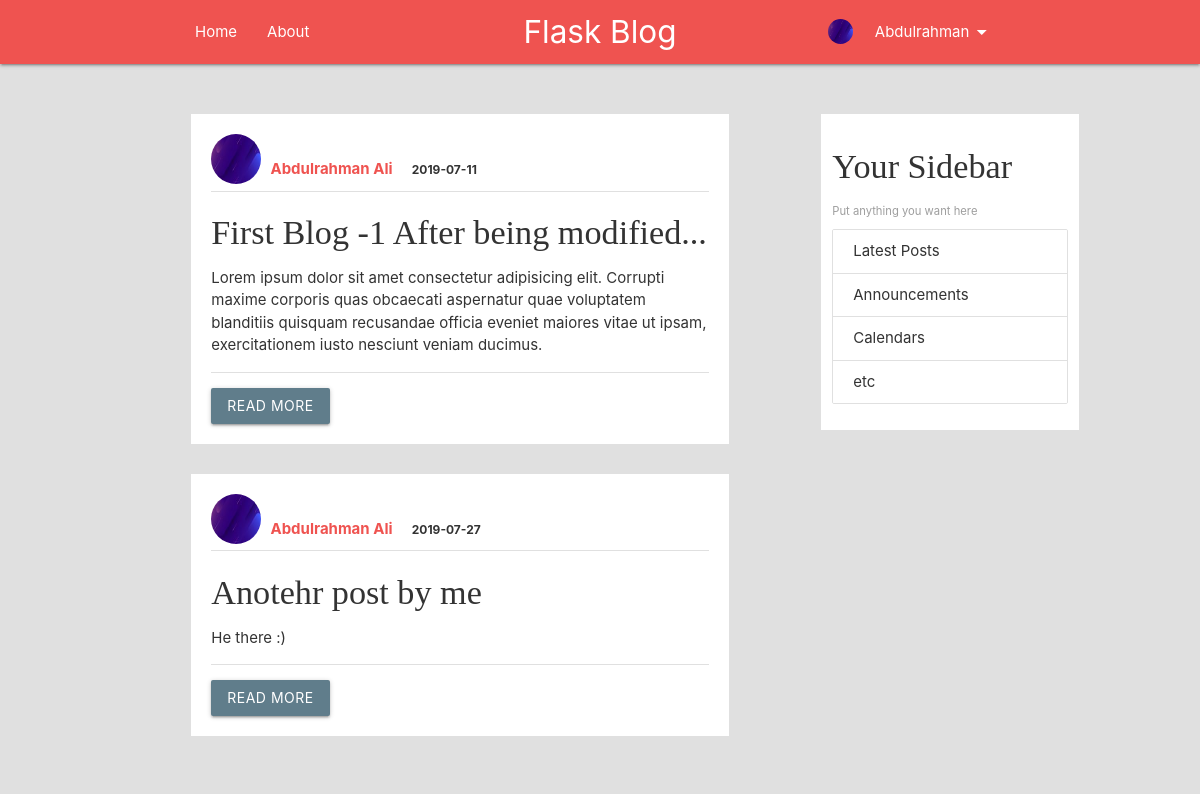
Screenshot of / (signed in) with the database file from the repository.
### flask_blog/models.py (models this page shows, shortened)
class User(db.Model, UserMixin):
    id = db.Column(db.Integer, primary_key=True)
    username = db.Column(db.String(25), unique=True, nullable=False)
    email = db.Column(db.String(120), unique=True, nullable=False)
    img_file = db.Column(db.String(20), nullable=False, default='default.png')
    profile_dir = db.Column(db.String(255), nullable=False, unique=True)
    password = db.Column(db.String(60), nullable=False)
    brief_info = db.Column(db.String(130), nullable=False,
                           default='Apparently, this user prefers to keep an air of mystery about them.')
    posts = db.relationship('Post', backref='author', lazy=True)

class Post(db.Model):
    id = db.Column(db.Integer, primary_key=True)
    title = db.Column(db.String(60), nullable=False)
    date_created = db.Column(
        db.DateTime, nullable=False, default=datetime.utcnow)
    date_updated = db.Column(db.DateTime, nullable=True)
    content = db.Column(db.Text, nullable=False)
    user_id = db.Column(db.Integer, db.ForeignKey('user.id'), nullable=False)

### flask_blog/views.py (the view)
@app.route('/')
def index():
    posts = Post.query.all()
    return render_template('index.html', page_title='Flask Blog | Welcome!', posts=posts, img_file_src=get_img_src())

### flask_blog/models.py (called while the page is built)
@login_manager.user_loader
def load_user(user_id):
    return User.query.get(int(user_id))

### flask_blog/views.py (called while the page is built)
def get_img_src():
    if current_user.is_authenticated:
        if current_user.img_file == 'default.png':
            return url_for('static', filename=f'images/profile_pics/{current_user.img_file}')
        return url_for('static', filename=f'images/profile_pics/{current_user.profile_dir}{current_user.img_file}')
    return None

### flask_blog/templates/index.html
{% extends 'layout.html' %}
{% block body %}
{% for post in posts %}
<div class="media-container">
    {% if post.author.img_file == 'default.png' %}
    <img src="{{ url_for('static', filename='images/profile_pics/' + post.author.img_file) }}" alt="Profile Picture"
        class="circle">
    {% else %}
    <img src="{{ url_for('static', filename='images/profile_pics/' + post.author.profile_dir + post.author.img_file) }}"
        alt="Profile Picture" class="circle">
    {% endif %}
    <span class="article-author">{{post.author.username.title()}}</span>
    <small class="text-muted">{{post.date_created.strftime('%Y-%m-%d')}}</small>
    <div class="divider"></div>
    <h4>
        <a href="{{ url_for('post', post_id=post.id) }}">{{post.title}}</a>
    </h4>
    <p>
        {% if post.content|length >= 30 and post.content.split('.')[2] %}
        {{post.content.split('.')[0] + '. ' + post.content.split('.')[1] + '...'}}
        {% else %}
        {{post.content}}
        {% endif %}
    </p>
    <div>
        <div class="divider"></div>
        <a href="{{ url_for('post', post_id=post.id) }}" class="waves-effect waves-light btn blue-grey white-text">Read
            More</a>
    </div>
</div>
{% endfor %}
{% endblock body %}

### flask_blog/templates/layout.html (shortened to what this page needs)
<!DOCTYPE html>
<html lang="en">
    <head>
        <link rel="stylesheet" href="https://cdnjs.cloudflare.com/ajax/libs/materialize/1.0.0/css/materialize.min.css">
        <link rel="stylesheet" href="/static/css/main.css">
    </head>
    <body>
        {% include 'includes/_navbar.html' %}
        <div role="main" class="container">
            <div class="row">
                <div class="col s12 l8">
                    <div class="inner-container">
                        {% block body %}
                        {% endblock %}
                    </div>
                </div>
                <div class="col s12 l4 push-l1">
                    <div class="side-bar">
                        <h4>Your Sidebar</h4>
                        <small class="grey-text">Put anything you want here</small>
                        <ul class="collection">
                            <li class="collection-item">Latest Posts</li>
                            <li class="collection-item">Announcements</li>
                            <li class="collection-item">Calendars</li>
                            <li class="collection-item">etc</li>
                        </ul>
                    </div>
                </div>
            </div>
        </div>
    </body>
</html>

### flask_blog/templates/includes/_navbar.html (shortened to what this page needs)
<nav class="red lighten-1">
    <div class="container">
        <div class="nav-wrapper">
            <a href="/" class="brand-logo center">Flask Blog</a>
            <ul class="left hide-on-med-and-down">
                <li><a href="{{url_for('index')}}">Home</a></li>
                <li><a href="{{url_for('about')}}">About</a></li>
            </ul>
            <ul class="right hide-on-med-and-down">
                {% if current_user.is_authenticated %}
                <li><a class="dropdown-trigger" href="javascript: void(0);" data-target="account-dropdown">
                        <div class="row">
                            <div class="col s3">
                                <img src="{{img_file_src}}" alt="profile_pic" class="nav-img">
                            </div>
                            <div class="col s9">
                                {{current_user.username.split(' ')[0].title()}}
                                <i class="material-icons right">arrow_drop_down</i>
                            </div>
                        </div>
                    </a></li>
                {% else %}
                <li><a href="{{url_for('login')}}">Login</a></li>
                <li><a href="{{url_for('register')}}">Register</a></li>
                {% endif %}
            </ul>
        </div>
    </div>
</nav>

### flask_blog/static/css/main.css (style rules this page uses)
:root { --primary-color: #EF5350; --secondary-color: #e0e0e0; --content-color: #ffffff; --font-color: #333333; }
body { color: var(--font-color); background: var(--secondary-color); }
h1, h2, h3, h4, h5, h6 { font-family: 'Museo', 'sans-serif'; }
a { color: var(--font-color); transition: all .3s ease; }
div.inner-container { margin-top: 50px; }
.circle { display: inline-block; margin: 0 -10px -10px 0; width: 50px; height: 50px; }
.nav-wrapper > ul:last-child { height: 0px; }
.nav-img { width: 25px; height: 25px; border-radius: 50%; }
.dropdown-trigger .s3 { margin: 7px 0 0; height: 35px; }
.dropdown-trigger i { margin-left: 0; }
.row .l4 > .side-bar { background: var(--content-color); border: 1px solid var(--content-color); margin-top: 50px; padding: 10px; }
.article-author { color: var(--primary-color); font-weight: bold; display: inline-block; padding: 10px 15px; }
.text-muted { color: var(--font-color); font-weight: bold; font-size: .8rem; }
.media-container { background: var(--content-color); padding: 20px; margin: 0 0 30px; }
.media-container a.blue-grey { margin-top: 15px; }

### rows the page displays
User: username.split "Abdulrahman"
Post: img_file (picture), author.username "Abdulrahman Ali", date_created "2019-07-11", title "First Blog -1 After being modified...", content "Lorem ipsum dolor sit amet consectetur adipisicing elit. Corrupti maxime corporis quas obcaecati aspernatur quae voluptatem blanditiis quisquam recusandae officia eveniet maiores vitae ut ipsam, exercitationem iusto nesciunt veniam ducimus."
Post: img_file (picture), author.username "Abdulrahman Ali", date_created "2019-07-27", title "Anotehr post by me", content "He there :)"
